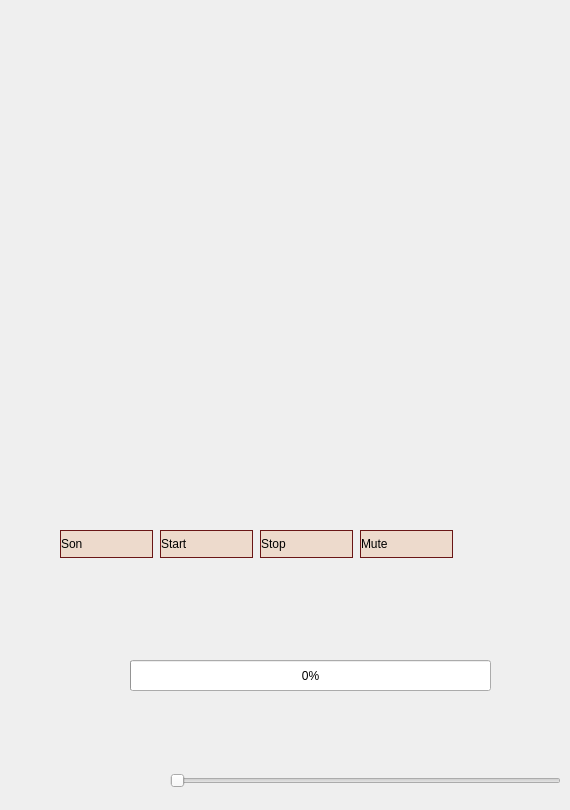
    <widget class="QWidget" name="tab_5">
     <attribute name="title">
      <string>Supprimer</string>
     </attribute>
     <widget class="QProgressBar" name="progressBar">
      <property name="geometry">
       <rect>
        <x>130</x>
        <y>660</y>
        <width>361</width>
        <height>31</height>
       </rect>
      </property>
      <property name="value">
       <number>0</number>
      </property>
     </widget>
     <widget class="QSlider" name="horizontalSlider">
      <property name="geometry">
       <rect>
        <x>170</x>
        <y>760</y>
        <width>391</width>
        <height>41</height>
       </rect>
      </property>
      <property name="orientation">
       <enum>Qt::Horizontal</enum>
      </property>
     </widget>
     <widget class="QPushButton" name="son">
      <property name="geometry">
       <rect>
        <x>60</x>
        <y>530</y>
        <width>93</width>
        <height>28</height>
       </rect>
      </property>
      <property name="styleSheet">
       <string notr="true">QPushButton {
background-color: rgb(237, 218, 204);
	
border: none;

	font: italic 16pt &quot;Elephant&quot;;
text-align: left;
border: 1px solid #6a1616;
}
QPushButton:hover {
	color: rgb(255, 255, 255);

background:#6a1616;
border: none;
text-align: left;
}


</string>
      </property>
      <property name="text">
       <string>Son</string>
      </property>
     </widget>
     <widget class="QPushButton" name="start">
      <property name="geometry">
       <rect>
        <x>160</x>
        <y>530</y>
        <width>93</width>
        <height>28</height>
       </rect>
      </property>
      <property name="styleSheet">
       <string notr="true">QPushButton {
background-color: rgb(237, 218, 204);
	
border: none;

	font: italic 16pt &quot;Elephant&quot;;
text-align: left;
border: 1px solid #6a1616;
}
QPushButton:hover {
	color: rgb(255, 255, 255);

background:#6a1616;
border: none;
text-align: left;
}

</string>
      </property>
      <property name="text">
       <string>Start</string>
      </property>
     </widget>
     <widget class="QPushButton" name="stop">
      <property name="geometry">
       <rect>
        <x>260</x>
        <y>530</y>
        <width>93</width>
        <height>28</height>
       </rect>
      </property>
      <property name="styleSheet">
       <string notr="true">QPushButton {
background-color: rgb(237, 218, 204);
	
border: none;

	font: italic 16pt &quot;Elephant&quot;;
text-align: left;
border: 1px solid #6a1616;
}
QPushButton:hover {
	color: rgb(255, 255, 255);

background:#6a1616;
border: none;
text-align: left;
}

</string>
      </property>
      <property name="text">
       <string>Stop</string>
      </property>
     </widget>
     <widget class="QPushButton" name="mute">
      <property name="geometry">
       <rect>
        <x>360</x>
        <y>530</y>
        <width>93</width>
        <height>28</height>
       </rect>
      </property>
      <property name="styleSheet">
       <string notr="true">QPushButton {
background-color: rgb(237, 218, 204);
	
border: none;

	font: italic 16pt &quot;Elephant&quot;;
text-align: left;
border: 1px solid #6a1616;
}
QPushButton:hover {
	color: rgb(255, 255, 255);

background:#6a1616;
border: none;
text-align: left;
}

</string>
      </property>
      <property name="text">
       <string>Mute</string>
      </property>
     </widget>
    </widget>
